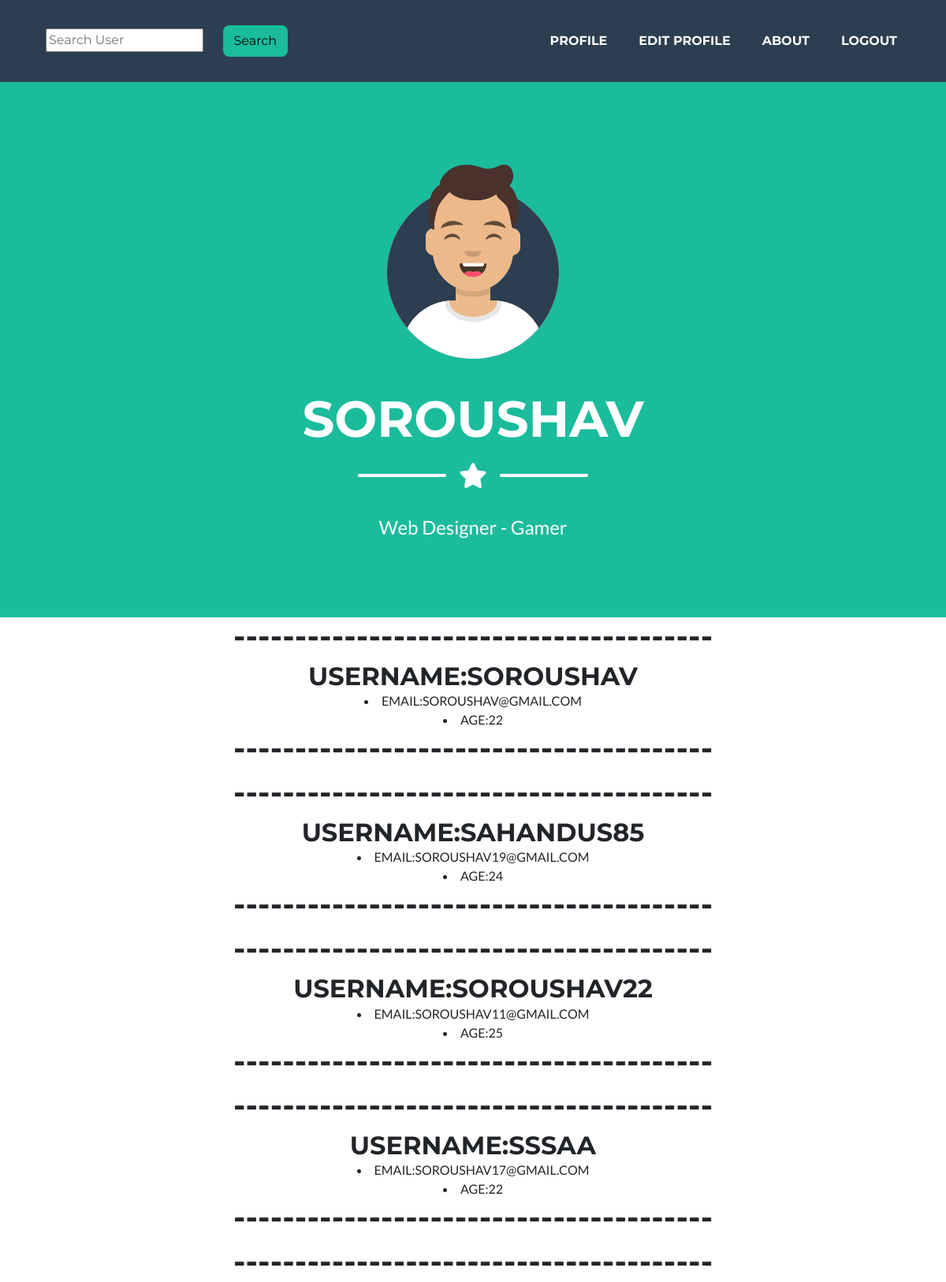
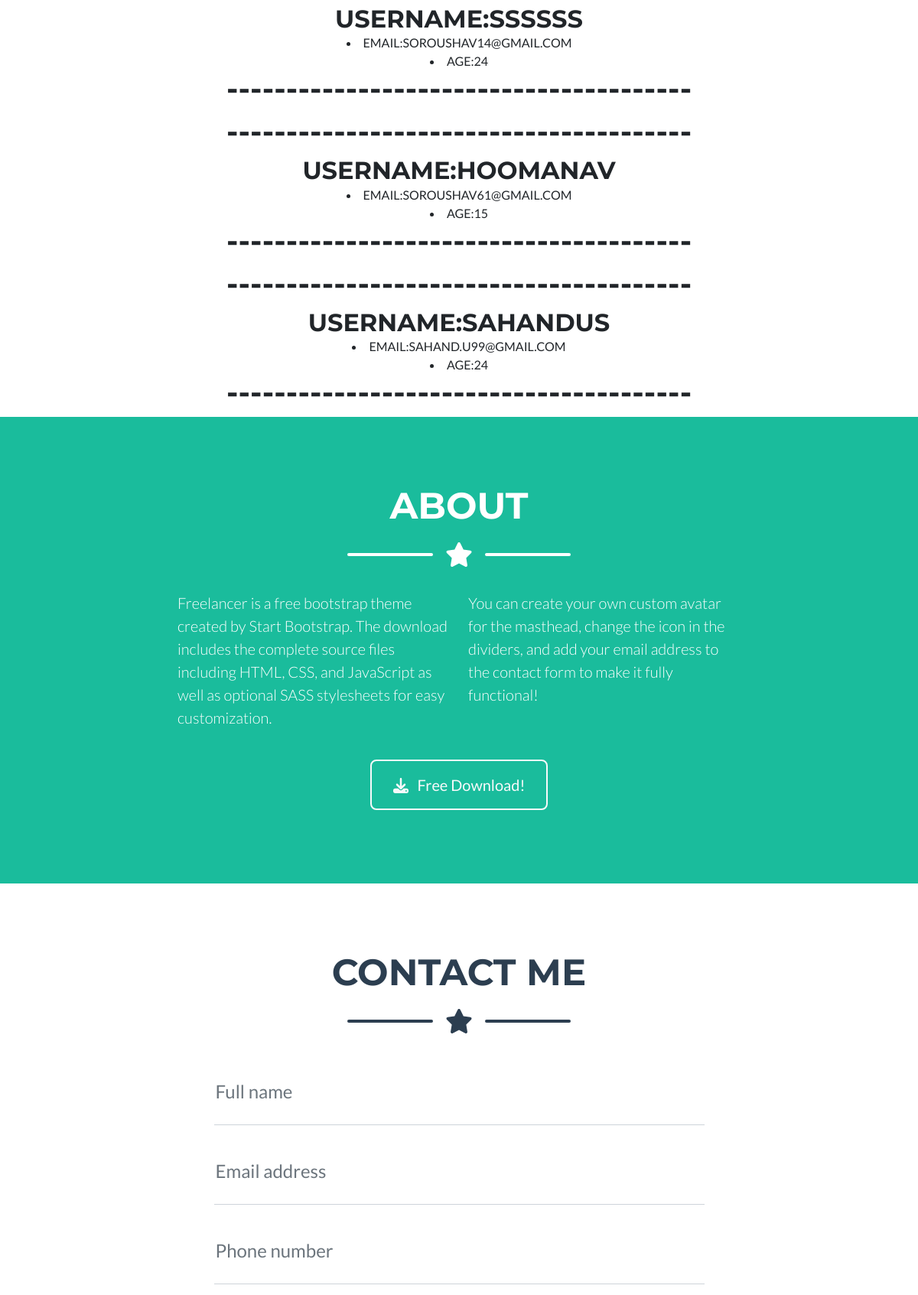
Page /profile/search/ (signed in, upper part) on the committed database (2 pictures, top to bottom).
### profile/models.py (models this page shows, shortened)
class CustomUser(AbstractUser):
    email = models.CharField(max_length=50)
    age = models.PositiveIntegerField(null=True, blank=True)

### profile/views.py (the view)
# urls.py: path('profile/search/', SearchUserView.as_view(), name='search')
class SearchUserView(ListView):
    template_name = 'profile_search.html'
    model = get_user_model()
    context_object_name = 'users'
    def get_queryset(self):
        queryset = super().get_queryset()
        q = self.request.GET.get("q")
        if q:
            return queryset.filter(username__icontains=q)
        return queryset

### templates/profile_search.html (shortened to what this page needs)
<!DOCTYPE html>
{% extends 'home.html' %}
{% load static %}
    {% block content %}
        <div class="container d-flex align-items-center flex-column">
            {% for user in users %}
                <h1>---------------------------------------</h1>
                <h2 class="masthead-heading text-uppercase mb-0" text-align="center">username:{{ user.username }}</h2>
                <li class="masthead-heading text-uppercase mb-0">email:{{ user.email }}</li>
                <li class="masthead-heading text-uppercase mb-0">age:{{ user.age }}</li>
                <h1>---------------------------------------</h1>
            {% endfor %}
        </div>
    {% endblock content %}

### templates/home.html (shortened to what this page needs)
{% load static %}
<!DOCTYPE html>
<html lang="en">
    <head>
        <link href="{% static 'css/styles.css' %}" rel="stylesheet" />
    </head>
    <body id="page-top">
        <nav class="navbar navbar-expand-lg bg-secondary text-uppercase fixed-top" id="mainNav">
            <div class="container">
                {% if user.is_authenticated %}
                    <form action="{% url "search" %}" method="get">
                        <input class="nav-item mx-2 mx-lg-3 mx-xl-3" placeholder="Search User" name="q">
                        <button class="nav-item mx-0 mx-lg-1 btn btn-info" type="submit">Search</button>
                    </form>
                {% endif %}
                <div class="collapse navbar-collapse" id="navbarResponsive">
                    <ul class="navbar-nav ms-auto">
                        {% if user.is_authenticated %}
                            <li class="nav-item mx-0 mx-lg-1"><a class="nav-link py-3 px-0 px-lg-3 rounded" href="{% url 'profile' user.id %}">Profile</a></li>
                                <li class="nav-item mx-0 mx-lg-1"><a class="nav-link py-3 px-0 px-lg-3 rounded" href="{% url 'update' user.id %}">Edit Profile</a></li>
                            <li class="nav-item mx-0 mx-lg-1"><a class="nav-link py-3 px-0 px-lg-3 rounded" href="#about">About</a></li>
                            <li class="nav-item mx-0 mx-lg-1"><a class="nav-link py-3 px-0 px-lg-3 rounded" href="{% url 'account_logout' %}">Logout</a></li>
                        {% endif %}
                    </ul>
                </div>
            </div>
        </nav>
        <header class="masthead bg-primary text-white text-center">
            <div class="container d-flex align-items-center flex-column">
                <img class="masthead-avatar mb-5" src="{% static 'assets/img/avataaars.svg' %}" alt="..." />
                {% if user.is_authenticated %}
                    <h1 class="masthead-heading text-uppercase mb-0">{{ user.username }}</h1>
                {% else %}
                    <h1 class="masthead-heading text-uppercase mb-0">Dixton</h1>
                {% endif %}
                <div class="divider-custom divider-light">
                    <div class="divider-custom-line"></div>
                    <div class="divider-custom-icon"><i class="fas fa-star"></i></div>
                    <div class="divider-custom-line"></div>
                </div>
                <p class="masthead-subheading font-weight-light mb-0">Web Designer - Gamer</p>
            </div>
        </header>
        {% block content %}{% endblock content %}
        <section class="page-section bg-primary text-white mb-0" id="about">
            <div class="container">
                <h2 class="page-section-heading text-center text-uppercase text-white">About</h2>
                <div class="divider-custom divider-light">
                    <div class="divider-custom-line"></div>
                    <div class="divider-custom-icon"><i class="fas fa-star"></i></div>
                    <div class="divider-custom-line"></div>
                </div>
                <div class="row">
                    <div class="col-lg-4 ms-auto"><p class="lead">Freelancer is a free bootstrap theme created by Start Bootstrap. The download includes the complete source files including HTML, CSS, and JavaScript as well as optional SASS stylesheets for easy customization.</p></div>
                    <div class="col-lg-4 me-auto"><p class="lead">You can create your own custom avatar for the masthead, change the icon in the dividers, and add your email address to the contact form to make it fully functional!</p></div>
                </div>
                <div class="text-center mt-4">
                    <a class="btn btn-xl btn-outline-light" href="https://startbootstrap.com/theme/freelancer/">
                        <i class="fas fa-download me-2"></i>
                        Free Download!
                    </a>
                </div>
            </div>
        </section>
        <section class="page-section" id="contact">
            <div class="container">
                <h2 class="page-section-heading text-center text-uppercase text-secondary mb-0">Contact Me</h2>
                <div class="divider-custom">
                    <div class="divider-custom-line"></div>
                    <div class="divider-custom-icon"><i class="fas fa-star"></i></div>
                    <div class="divider-custom-line"></div>
                </div>
                <div class="row justify-content-center">
                    <div class="col-lg-8 col-xl-7">
                        <form id="contactForm" data-sb-form-api-token="API_TOKEN">
                            <div class="form-floating mb-3">
                                <input class="form-control" id="name" type="text" placeholder="Enter your name..." data-sb-validations="required" />
                                <label for="name">Full name</label>
                            </div>
                            <div class="form-floating mb-3">
                                <input class="form-control" id="email" type="email" placeholder="name@example.com" data-sb-validations="required,email" />
                                <label for="email">Email address</label>
                            </div>
                            <div class="form-floating mb-3">
                                <input class="form-control" id="phone" type="tel" placeholder="(123) 456-7890" data-sb-validations="required" />
                                <label for="phone">Phone number</label>
                            </div>
                        </form>
                    </div>
                </div>
            </div>
        </section>
    </body>
</html>

### rows in the picture
CustomUser: username "SOROUSHAV", email "SOROUSHAV@GMAIL.COM", age "22"
CustomUser: username "SAHANDUS85", email "SOROUSHAV19@GMAIL.COM", age "24"
CustomUser: username "SOROUSHAV22", email "SOROUSHAV11@GMAIL.COM", age "25"
CustomUser: username "SSSAA", email "SOROUSHAV17@GMAIL.COM", age "22"
CustomUser: username "SSSSSS", email "SOROUSHAV14@GMAIL.COM", age "24"
CustomUser: username "HOOMANAV", email "SOROUSHAV61@GMAIL.COM", age "15"
CustomUser: username "SAHANDUS", email "SAHAND.U99@GMAIL.COM", age "24"
